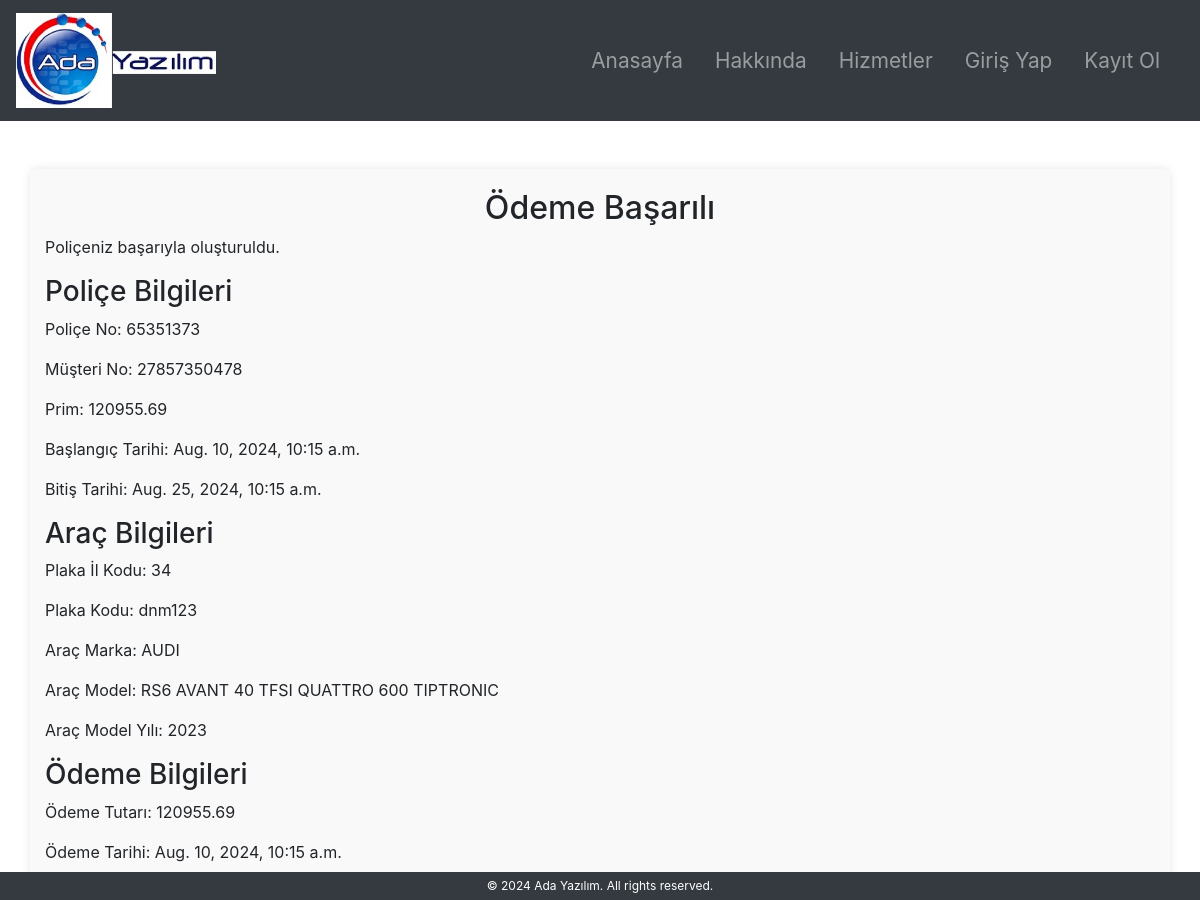
The app's page /services/payment_success/65/ with its own data.
### services/models.py (models this page shows, shortened)
class Police(models.Model):
    POLICE_STATUS_CHOICES = [
        ('T', 'Teklif'),
        ('P', 'Poliçeleşmiş')
    ]
    police_no = models.IntegerField(unique=True)
    musteri_no = models.ForeignKey(settings.AUTH_USER_MODEL, on_delete=models.CASCADE)
    status = models.CharField(max_length=1, choices=POLICE_STATUS_CHOICES, null= False, blank= False)
    brans_kodu = models.CharField(max_length=3)
    prim = models.DecimalField(max_digits=10, decimal_places=2)
    onaylayan = models.ForeignKey(settings.AUTH_USER_MODEL, related_name='onaylayan', on_delete=models.CASCADE)
    tanzim_tarihi = models.DateTimeField(auto_now_add=True)
    baslangic_tarihi = models.DateTimeField()
    bitis_tarihi = models.DateTimeField()
    class Meta:
        verbose_name_plural = 'Poliçeler'

class AracBilgileri(models.Model):
    police_no = models.OneToOneField(Police, on_delete=models.CASCADE)
    plaka_il_kodu = models.IntegerField()
    plaka_kodu = models.CharField(max_length=10)
    arac_marka = models.CharField(max_length=255)
    arac_model = models.CharField(max_length=255)
    arac_model_yili = models.IntegerField()
    motor_no = models.CharField(max_length=50, blank=True)
    sasi_no = models.CharField(max_length=50, blank=True)
    teklif_fiyati = models.DecimalField(max_digits=10, decimal_places=2)
    class Meta:
        verbose_name_plural = 'Poliçe Araç Bilgileri'

class OdemeBilgileri(models.Model):
    police_no = models.OneToOneField(Police, on_delete=models.CASCADE)
    odeme_tutari = models.DecimalField(max_digits=10, decimal_places=2)
    odeme_tarihi = models.DateTimeField(auto_now_add=True)
    kredi_kart_no = models.CharField(max_length=16)
    kredi_kart_sahibi = models.CharField(max_length=100)
    son_kullanma_tarihi = models.CharField(max_length=5)
    cvv = models.CharField(max_length=3)
    class Meta:
        verbose_name_plural = 'Ödeme Bilgileri'

### accounts/models.py (models this page shows, shortened)
class MyUser(AbstractBaseUser, PermissionsMixin):
    Id_No = models.CharField(max_length=11, unique=True)
    first_name = models.CharField(max_length=30)
    last_name = models.CharField(max_length=30)
    city = models.CharField(max_length=30)
    district = models.CharField(max_length=30)
    phone = models.CharField(max_length=15)
    email = models.EmailField(unique=True)
    is_active = models.BooleanField(default=True)
    is_staff = models.BooleanField(default=False)
    is_superuser = models.BooleanField(default=False)
    objects = MyUserManager()
    USERNAME_FIELD = 'Id_No'
    REQUIRED_FIELDS = ['first_name', 'last_name', 'email']
    """
    def clean(self):
        super().clean()
        if len(self.Id_No) != 11:
            raise ValidationError(_('Id_No must be exactly 11 characters long.'))
    """
    def __str__(self):
        return self.Id_No

### services/views.py (the view, shortened to what this page needs)
# urls.py: path('payment_success/<int:police_id>/', views.payment_success, name='payment_success'),
def payment_success(request, police_id):
    police = Police.objects.get(id=police_id)
    if police.brans_kodu == '610':  # Sağlık branş kodu
        saglik_bilgileri = SaglikBilgileri.objects.get(police_no=police)
        odeme_bilgileri = OdemeBilgileri.objects.get(police_no=police)
        saglik_bilgileri_formatted = {
            'yatarak_tedavi': 'Evet' if saglik_bilgileri.yatarak_tedavi else 'Hayır',
            'ayakta_tedavi': 'Evet' if saglik_bilgileri.ayakta_tedavi else 'Hayır',
            'asistans_paketi': 'Evet' if saglik_bilgileri.asistans_paketi else 'Hayır',
            'doktor_danismanlik_hizmetleri': 'Evet' if saglik_bilgileri.doktor_danismanlik_hizmetleri else 'Hayır'
        }
        return render(request, 'services/payment_success.html', {
            'police': police,
            'saglik_bilgileri': saglik_bilgileri_formatted,
            'odeme_bilgileri': odeme_bilgileri
        })
    elif police.brans_kodu == '340':  # Kasko branş kodu
        arac_bilgileri = AracBilgileri.objects.get(police_no=police)
        odeme_bilgileri = OdemeBilgileri.objects.get(police_no=police)
        return render(request, 'services/payment_success.html', {
            'police': police,
            'arac_bilgileri': arac_bilgileri,
            'odeme_bilgileri': odeme_bilgileri
        })
    else:
        return render(request, 'services/payment_success.html', {
            'police': police
        })

### templates/services/payment_success.html (shortened to what this page needs)
<!DOCTYPE html>
<html lang="en">
<head>
    {% load static %}
    <link rel="stylesheet" href="{% static 'css/style.css' %}">
    <link rel="stylesheet" href="https://stackpath.bootstrapcdn.com/bootstrap/4.3.1/css/bootstrap.min.css">
</head>
<body>
    {% include 'navbar.html' %}
    <div class="container mt-5">
        <h2>Ödeme Başarılı</h2>
        <p>Poliçeniz başarıyla oluşturuldu.</p>
        <h3>Poliçe Bilgileri</h3>
        <p>Poliçe No: {{ police.police_no }}</p>
        <p>Müşteri No: {{ police.musteri_no }}</p>
        <p>Prim: {{ police.prim }}</p>
        <p>Başlangıç Tarihi: {{ police.baslangic_tarihi }}</p>
        <p>Bitiş Tarihi: {{ police.bitis_tarihi }}</p>
        {% if police.brans_kodu == '610' %}
        <h3>Sağlık Sigortası Bilgileri</h3>
        <p>Yatarak Tedavi: {{ saglik_bilgileri.yatarak_tedavi }}</p>
        <p>Ayakta Tedavi: {{ saglik_bilgileri.ayakta_tedavi }}</p>
        <p>Asistans Paketi: {{ saglik_bilgileri.asistans_paketi }}</p>
        <p>Doktor Danışmanlık Hizmetleri: {{ saglik_bilgileri.doktor_danismanlik_hizmetleri }}</p>
        {% elif police.brans_kodu == '340' %}
        <h3>Araç Bilgileri</h3>
        <p>Plaka İl Kodu: {{ arac_bilgileri.plaka_il_kodu }}</p>
        <p>Plaka Kodu: {{ arac_bilgileri.plaka_kodu }}</p>
        <p>Araç Marka: {{ arac_bilgileri.arac_marka }}</p>
        <p>Araç Model: {{ arac_bilgileri.arac_model }}</p>
        <p>Araç Model Yılı: {{ arac_bilgileri.arac_model_yili }}</p>
        {% endif %}
        <h3>Ödeme Bilgileri</h3>
        <p>Ödeme Tutarı: {{ odeme_bilgileri.odeme_tutari }}</p>
        <p>Ödeme Tarihi: {{ odeme_bilgileri.odeme_tarihi }}</p>
    </div>
    {% include 'footer.html' %}
</body>
</html>

### static/css/style.css (style rules this page uses)
body { background-color: #f8f9fa; font-family: Arial, sans-serif; }
.container { max-width: 600px; margin: 0 auto; padding: 20px; background-color: #f9f9f9; border-radius: 8px; box-shadow: 0 0 10px rgba(0, 0, 0, 0.1); }
h2 { text-align: center; }

### records on screen
Police: police_no "65351373", musteri_no "27857350478", prim "120955.69", baslangic_tarihi "Aug. 10, 2024, 10:15 a.m.", bitis_tarihi "Aug. 25, 2024, 10:15 a.m."
AracBilgileri: plaka_il_kodu "34", plaka_kodu "dnm123", arac_marka "AUDI", arac_model "RS6 AVANT 40 TFSI QUATTRO 600 TIPTRONIC", arac_model_yili "2023"
OdemeBilgileri: odeme_tutari "120955.69", odeme_tarihi "Aug. 10, 2024, 10:15 a.m."
